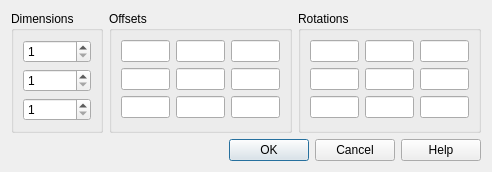
<?xml version="1.0" encoding="UTF-8"?>
<ui version="4.0">
 <class>swArrayDialog</class>
 <widget class="QDialog" name="swArrayDialog">
  <property name="whatsThis">
   <string>&lt;p&gt;&lt;b&gt;Array&lt;/b&gt;&lt;/p&gt;&lt;p&gt;Create repeated copies of the selected parts using up to three array dimensions. Each row defines a count, an offset, and a rotation increment.&lt;/p&gt;&lt;p&gt;Counts include the original selection. For example, counts of 3, 2, and 1 create five new copies of each selected part. Set an offset or rotation to keep copies from overlapping.&lt;/p&gt;</string>
  </property>
  <property name="geometry">
   <rect>
    <x>0</x>
    <y>0</y>
    <width>492</width>
    <height>156</height>
   </rect>
  </property>
  <property name="windowTitle">
   <string>Array</string>
  </property>
  <layout class="QVBoxLayout" name="verticalLayout">
   <item>
    <layout class="QHBoxLayout" name="horizontalLayout">
     <item>
      <widget class="QGroupBox" name="groupBox_4">
       <property name="whatsThis">
        <string>&lt;p&gt;&lt;b&gt;Dimensions&lt;/b&gt;&lt;/p&gt;&lt;p&gt;Each row controls one array dimension, with a count from 1 to 1000. The product of the three counts includes the original selection. A count of 1 adds no copies along that dimension.&lt;/p&gt;</string>
       </property>
       <property name="title">
        <string>Dimensions</string>
       </property>
       <layout class="QGridLayout" name="gridLayout_8">
        <item row="0" column="0">
         <layout class="QGridLayout" name="gridLayout_9">
          <item row="2" column="0">
           <widget class="swRangeSpinBox" name="count3">
            <property name="toolTip">
             <string>Number of positions in dimension 3, including the original.</string>
            </property>
            <property name="accessibleName">
             <string>Dimension 3 count</string>
            </property>
            <property name="minimum">
             <number>1</number>
            </property>
            <property name="maximum">
             <number>1000</number>
            </property>
           </widget>
          </item>
          <item row="0" column="0">
           <widget class="swRangeSpinBox" name="count1">
            <property name="toolTip">
             <string>Number of positions in dimension 1, including the original.</string>
            </property>
            <property name="accessibleName">
             <string>Dimension 1 count</string>
            </property>
            <property name="minimum">
             <number>1</number>
            </property>
            <property name="maximum">
             <number>1000</number>
            </property>
           </widget>
          </item>
          <item row="1" column="0">
           <widget class="swRangeSpinBox" name="count2">
            <property name="toolTip">
             <string>Number of positions in dimension 2, including the original.</string>
            </property>
            <property name="accessibleName">
             <string>Dimension 2 count</string>
            </property>
            <property name="minimum">
             <number>1</number>
            </property>
            <property name="maximum">
             <number>1000</number>
            </property>
           </widget>
          </item>
         </layout>
        </item>
       </layout>
      </widget>
     </item>
     <item>
      <widget class="QGroupBox" name="groupBox_5">
       <property name="whatsThis">
        <string>&lt;p&gt;&lt;b&gt;Offsets&lt;/b&gt;&lt;/p&gt;&lt;p&gt;Each row sets the X, Y, and Z displacement per step in the corresponding array dimension. Values use the model axes and LDraw units; 20 units equal one stud width. Negative values reverse the direction.&lt;/p&gt;&lt;p&gt;For a straight row spaced one stud apart along X, use a count greater than 1 and an X offset of 20 in the same row.&lt;/p&gt;</string>
       </property>
       <property name="title">
        <string>Offsets</string>
       </property>
       <layout class="QGridLayout" name="gridLayout_10">
        <item row="0" column="1">
         <widget class="QLineEdit" name="offset1y">
          <property name="toolTip">
           <string>Y offset per step in dimension 1, in LDraw units.</string>
          </property>
          <property name="accessibleName">
           <string>Dimension 1 Y offset</string>
          </property>
         </widget>
        </item>
        <item row="1" column="0">
         <widget class="QLineEdit" name="offset2x">
          <property name="toolTip">
           <string>X offset per step in dimension 2, in LDraw units.</string>
          </property>
          <property name="accessibleName">
           <string>Dimension 2 X offset</string>
          </property>
         </widget>
        </item>
        <item row="0" column="0">
         <widget class="QLineEdit" name="offset1x">
          <property name="toolTip">
           <string>X offset per step in dimension 1, in LDraw units.</string>
          </property>
          <property name="accessibleName">
           <string>Dimension 1 X offset</string>
          </property>
         </widget>
        </item>
        <item row="2" column="0">
         <widget class="QLineEdit" name="offset3x">
          <property name="toolTip">
           <string>X offset per step in dimension 3, in LDraw units.</string>
          </property>
          <property name="accessibleName">
           <string>Dimension 3 X offset</string>
          </property>
         </widget>
        </item>
        <item row="0" column="2">
         <widget class="QLineEdit" name="offset1z">
          <property name="toolTip">
           <string>Z offset per step in dimension 1, in LDraw units.</string>
          </property>
          <property name="accessibleName">
           <string>Dimension 1 Z offset</string>
          </property>
         </widget>
        </item>
        <item row="1" column="1">
         <widget class="QLineEdit" name="offset2y">
          <property name="toolTip">
           <string>Y offset per step in dimension 2, in LDraw units.</string>
          </property>
          <property name="accessibleName">
           <string>Dimension 2 Y offset</string>
          </property>
         </widget>
        </item>
        <item row="2" column="1">
         <widget class="QLineEdit" name="offset3y">
          <property name="toolTip">
           <string>Y offset per step in dimension 3, in LDraw units.</string>
          </property>
          <property name="accessibleName">
           <string>Dimension 3 Y offset</string>
          </property>
         </widget>
        </item>
        <item row="1" column="2">
         <widget class="QLineEdit" name="offset2z">
          <property name="toolTip">
           <string>Z offset per step in dimension 2, in LDraw units.</string>
          </property>
          <property name="accessibleName">
           <string>Dimension 2 Z offset</string>
          </property>
         </widget>
        </item>
        <item row="2" column="2">
         <widget class="QLineEdit" name="offset3z">
          <property name="toolTip">
           <string>Z offset per step in dimension 3, in LDraw units.</string>
          </property>
          <property name="accessibleName">
           <string>Dimension 3 Z offset</string>
          </property>
         </widget>
        </item>
       </layout>
      </widget>
     </item>
     <item>
      <widget class="QGroupBox" name="groupBox_6">
       <property name="whatsThis">
        <string>&lt;p&gt;&lt;b&gt;Rotations&lt;/b&gt;&lt;/p&gt;&lt;p&gt;Each row sets the rotation increment around the X, Y, and Z model axes, in degrees, for its array dimension. Rotations from all three dimensions are added, then applied in X, Y, Z order before the offset.&lt;/p&gt;&lt;p&gt;Copies rotate around the focused part origin, or the selection center when no part has focus. Negative values reverse the rotation.&lt;/p&gt;</string>
       </property>
       <property name="title">
        <string>Rotations</string>
       </property>
       <layout class="QGridLayout" name="gridLayout_11">
        <item row="2" column="2">
         <widget class="QLineEdit" name="rotation3z">
          <property name="toolTip">
           <string>Z rotation per step in dimension 3, in degrees.</string>
          </property>
          <property name="accessibleName">
           <string>Dimension 3 Z rotation</string>
          </property>
         </widget>
        </item>
        <item row="2" column="0">
         <widget class="QLineEdit" name="rotation3x">
          <property name="toolTip">
           <string>X rotation per step in dimension 3, in degrees.</string>
          </property>
          <property name="accessibleName">
           <string>Dimension 3 X rotation</string>
          </property>
         </widget>
        </item>
        <item row="0" column="0">
         <widget class="QLineEdit" name="rotation1x">
          <property name="toolTip">
           <string>X rotation per step in dimension 1, in degrees.</string>
          </property>
          <property name="accessibleName">
           <string>Dimension 1 X rotation</string>
          </property>
         </widget>
        </item>
        <item row="1" column="2">
         <widget class="QLineEdit" name="rotation2z">
          <property name="toolTip">
           <string>Z rotation per step in dimension 2, in degrees.</string>
          </property>
          <property name="accessibleName">
           <string>Dimension 2 Z rotation</string>
          </property>
         </widget>
        </item>
        <item row="0" column="2">
         <widget class="QLineEdit" name="rotation1z">
          <property name="toolTip">
           <string>Z rotation per step in dimension 1, in degrees.</string>
          </property>
          <property name="accessibleName">
           <string>Dimension 1 Z rotation</string>
          </property>
         </widget>
        </item>
        <item row="1" column="0">
         <widget class="QLineEdit" name="rotation2x">
          <property name="toolTip">
           <string>X rotation per step in dimension 2, in degrees.</string>
          </property>
          <property name="accessibleName">
           <string>Dimension 2 X rotation</string>
          </property>
         </widget>
        </item>
        <item row="0" column="1">
         <widget class="QLineEdit" name="rotation1y">
          <property name="toolTip">
           <string>Y rotation per step in dimension 1, in degrees.</string>
          </property>
          <property name="accessibleName">
           <string>Dimension 1 Y rotation</string>
          </property>
         </widget>
        </item>
        <item row="1" column="1">
         <widget class="QLineEdit" name="rotation2y">
          <property name="toolTip">
           <string>Y rotation per step in dimension 2, in degrees.</string>
          </property>
          <property name="accessibleName">
           <string>Dimension 2 Y rotation</string>
          </property>
         </widget>
        </item>
        <item row="2" column="1">
         <widget class="QLineEdit" name="rotation3y">
          <property name="toolTip">
           <string>Y rotation per step in dimension 3, in degrees.</string>
          </property>
          <property name="accessibleName">
           <string>Dimension 3 Y rotation</string>
          </property>
         </widget>
        </item>
       </layout>
      </widget>
     </item>
    </layout>
   </item>
   <item>
    <widget class="QDialogButtonBox" name="buttonBox">
     <property name="orientation">
      <enum>Qt::Horizontal</enum>
     </property>
     <property name="standardButtons">
      <set>QDialogButtonBox::Cancel|QDialogButtonBox::Help|QDialogButtonBox::Ok</set>
     </property>
    </widget>
   </item>
  </layout>
 </widget>
 <customwidgets>
  <customwidget>
   <class>swRangeSpinBox</class>
   <extends>QSpinBox</extends>
   <header>sw_widget_spin_box.h</header>
  </customwidget>
 </customwidgets>
 <tabstops>
  <tabstop>count1</tabstop>
  <tabstop>offset1x</tabstop>
  <tabstop>offset1y</tabstop>
  <tabstop>offset1z</tabstop>
  <tabstop>rotation1x</tabstop>
  <tabstop>rotation1y</tabstop>
  <tabstop>rotation1z</tabstop>
  <tabstop>count2</tabstop>
  <tabstop>offset2x</tabstop>
  <tabstop>offset2y</tabstop>
  <tabstop>offset2z</tabstop>
  <tabstop>rotation2x</tabstop>
  <tabstop>rotation2y</tabstop>
  <tabstop>rotation2z</tabstop>
  <tabstop>count3</tabstop>
  <tabstop>offset3x</tabstop>
  <tabstop>offset3y</tabstop>
  <tabstop>offset3z</tabstop>
  <tabstop>rotation3x</tabstop>
  <tabstop>rotation3y</tabstop>
  <tabstop>rotation3z</tabstop>
  <tabstop>buttonBox</tabstop>
 </tabstops>
 <resources/>
 <connections>
  <connection>
   <sender>buttonBox</sender>
   <signal>accepted()</signal>
   <receiver>swArrayDialog</receiver>
   <slot>accept()</slot>
   <hints>
    <hint type="sourcelabel">
     <x>227</x>
     <y>141</y>
    </hint>
    <hint type="destinationlabel">
     <x>157</x>
     <y>158</y>
    </hint>
   </hints>
  </connection>
  <connection>
   <sender>buttonBox</sender>
   <signal>rejected()</signal>
   <receiver>swArrayDialog</receiver>
   <slot>reject()</slot>
   <hints>
    <hint type="sourcelabel">
     <x>295</x>
     <y>147</y>
    </hint>
    <hint type="destinationlabel">
     <x>286</x>
     <y>158</y>
    </hint>
   </hints>
  </connection>
 </connections>
</ui>
